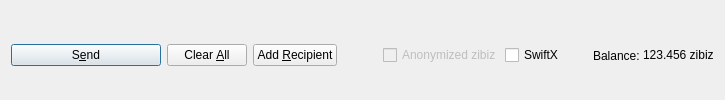
         <widget class="QFrame" name="frame_Send">
          <layout class="QHBoxLayout" name="horizontalLayout">
           <property name="bottomMargin">
            <number>0</number>
           </property>
           <item>
            <widget class="QPushButton" name="sendButton">
             <property name="minimumSize">
              <size>
               <width>150</width>
               <height>0</height>
              </size>
             </property>
             <property name="toolTip">
              <string>Confirm the send action</string>
             </property>
             <property name="text">
              <string>S&amp;end</string>
             </property>
             <property name="icon">
              <iconset resource="../zibiz.qrc">
               <normaloff>:/icons/send</normaloff>:/icons/send</iconset>
             </property>
             <property name="autoDefault">
              <bool>false</bool>
             </property>
             <property name="default">
              <bool>true</bool>
             </property>
            </widget>
           </item>
           <item>
            <widget class="QPushButton" name="clearButton">
             <property name="sizePolicy">
              <sizepolicy hsizetype="Minimum" vsizetype="Fixed">
               <horstretch>0</horstretch>
               <verstretch>0</verstretch>
              </sizepolicy>
             </property>
             <property name="toolTip">
              <string>Clear all fields of the form.</string>
             </property>
             <property name="text">
              <string>Clear &amp;All</string>
             </property>
             <property name="icon">
              <iconset resource="../zibiz.qrc">
               <normaloff>:/icons/remove</normaloff>:/icons/remove</iconset>
             </property>
             <property name="autoDefault">
              <bool>false</bool>
             </property>
            </widget>
           </item>
           <item>
            <widget class="QPushButton" name="addButton">
             <property name="toolTip">
              <string>Send to multiple recipients at once</string>
             </property>
             <property name="text">
              <string>Add &amp;Recipient</string>
             </property>
             <property name="icon">
              <iconset resource="../zibiz.qrc">
               <normaloff>:/icons/add</normaloff>:/icons/add</iconset>
             </property>
             <property name="autoDefault">
              <bool>false</bool>
             </property>
            </widget>
           </item>
           <item>
            <spacer name="horizontalSpacer">
             <property name="orientation">
              <enum>Qt::Horizontal</enum>
             </property>
             <property name="sizeHint" stdset="0">
              <size>
               <width>40</width>
               <height>20</height>
              </size>
             </property>
            </spacer>
           </item>
           <item>
            <layout class="QHBoxLayout" name="horizontalLayout_2">
             <property name="spacing">
              <number>3</number>
             </property>
             <item>
              <widget class="QCheckBox" name="checkzECA">
               <property name="enabled">
                <bool>false</bool>
               </property>
               <property name="text">
                <string>Anonymized zibiz</string>
               </property>
              </widget>
             </item>
             <item>
              <widget class="QCheckBox" name="checkSwiftTX">
               <property name="enabled">
                <bool>true</bool>
               </property>
               <property name="minimumSize">
                <size>
                 <width>85</width>
                 <height>0</height>
                </size>
               </property>
               <property name="text">
                <string>SwiftX</string>
               </property>
              </widget>
             </item>
             <item>
              <widget class="QLabel" name="label">
               <property name="text">
                <string>Balance:</string>
               </property>
              </widget>
             </item>
             <item>
              <widget class="QLabel" name="labelBalance">
               <property name="sizePolicy">
                <sizepolicy hsizetype="Preferred" vsizetype="Fixed">
                 <horstretch>0</horstretch>
                 <verstretch>0</verstretch>
                </sizepolicy>
               </property>
               <property name="cursor">
                <cursorShape>IBeamCursor</cursorShape>
               </property>
               <property name="text">
                <string notr="true">123.456 zibiz</string>
               </property>
               <property name="textInteractionFlags">
                <set>Qt::LinksAccessibleByMouse|Qt::TextSelectableByKeyboard|Qt::TextSelectableByMouse</set>
               </property>
              </widget>
             </item>
            </layout>
           </item>
          </layout>
         </widget>
